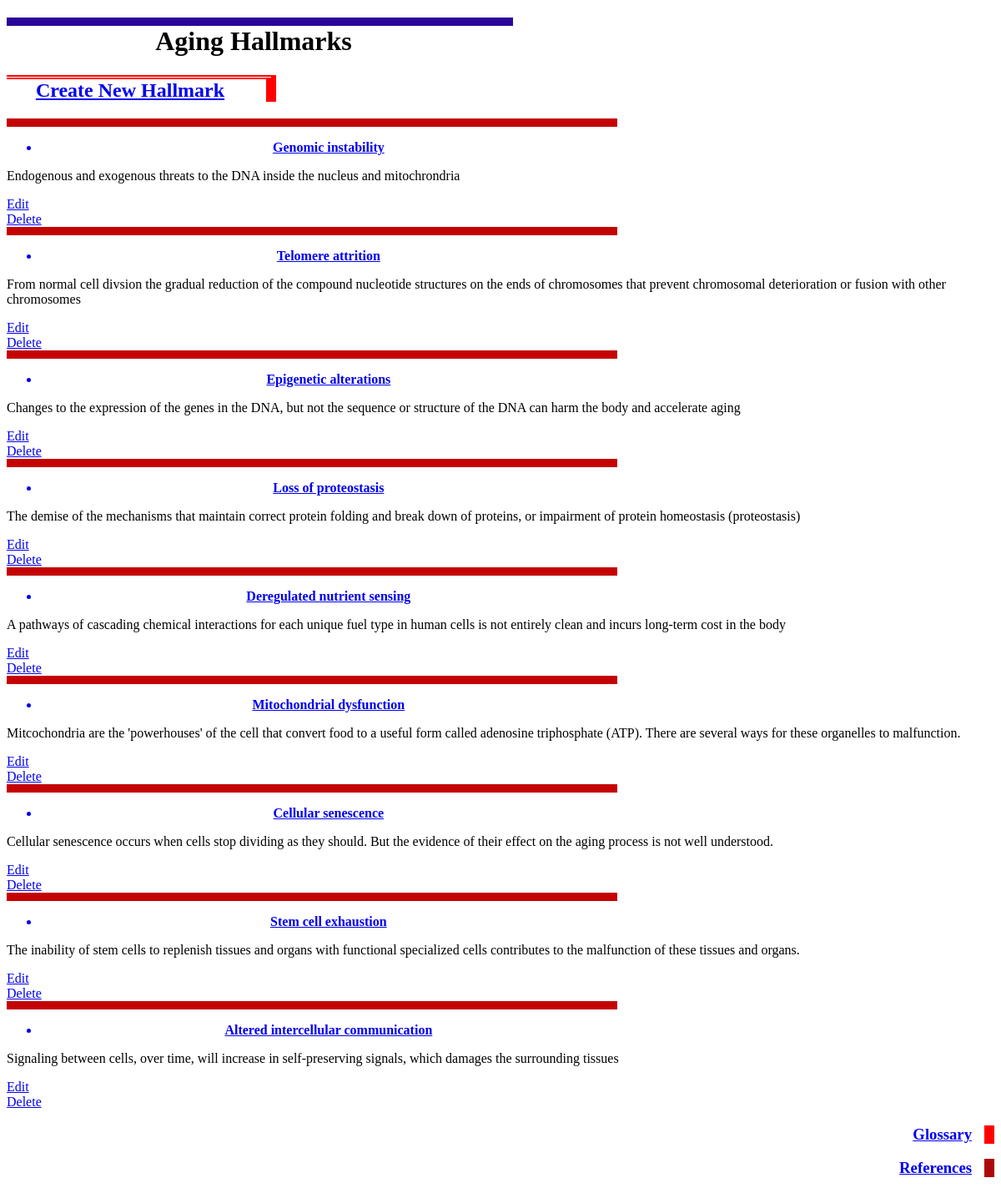
The app's page /aging_hallmarks with its own data.
### db_setup.py (models this page shows, shortened)
class AgingHallmark(Base):
    __tablename__ = 'aging_hallmark'
    id = Column(Integer, primary_key=True)
    name = Column(String(300), nullable=False)
    summary = Column(String(300))
    treatment = Column(String(300))

### app.py (the view)
@app.route('/')
@app.route('/aging_hallmarks')
def agingHallmarks():
    aging_hallmarks = session.query(AgingHallmark).all()
    return render_template('agingHallmarks.html',
                                aging_hallmarks = aging_hallmarks)

### templates/agingHallmarks.html (shortened to what this page needs)
<!DOCTYPE html>
<html>
<head>
    <link rel=stylesheet type=text/css href="{{ url_for('static', filename='styles.css') }}">
</head>
<body>
<h1 style = "border-top: 10px solid rgb(43, 4, 153); width:50%; padding-right: 15px;
text-align:center;"> Aging Hallmarks </h1>
    <h2 style = "color:rgb(43, 4, 153); text-align:center; border-right: 12px solid red;
    border-top: 5px double red; width: 25%; padding-right: 15px;">
    <a href="{{url_for('newHallmark')}}">Create New Hallmark</a>
    </h2>
{% for hallmark in aging_hallmarks %}
 <nav style = "text-align:center; width: 61.8%; border-top: 10px solid rgb(196, 4, 4);">
        <ul><b><a href="{{url_for('details', hallmark_id = hallmark.id)}}"><li>{{hallmark.name}}</li></a></b></ul>
</nav>
<article>
<p>{{hallmark.summary}}</p>
<a href="{{url_for('editHallmark', hallmark_id = hallmark.id)}}">Edit</a>
<a href="{{url_for('deleteHallmark', hallmark_id = hallmark.id)}}">Delete</a>
</article>
{% endfor %}
<footer>
<h3 style="color:rgb(43, 4, 153); border-right: 12px solid red; padding-right: 15px; text-align:right;">
        <a href="{{url_for('glossary')}}">Glossary</a>
</h3>
<h3 style = "border-right: 12px solid rgb(172, 10, 10); padding-right: 15px; text-align:right;"><a href = "{{url_for('references')}}">References</a></h3>
</footer>
</body>
</html>

### records on screen
AgingHallmark: name "Genomic instability", summary "Endogenous and exogenous threats to the DNA inside the nucleus and mitochrondria"
AgingHallmark: name "Telomere attrition", summary "From normal cell divsion the gradual reduction of the compound nucleotide structures on the ends of chromosomes that prevent chromosomal deterioration or fusion with other chromosomes"
AgingHallmark: name "Epigenetic alterations", summary "Changes to the expression of the genes in the DNA, but not the sequence or structure of the DNA can harm the body and accelerate aging"
AgingHallmark: name "Loss of proteostasis", summary "The demise of the mechanisms that maintain correct protein folding and break down of proteins, or impairment of protein homeostasis (proteostasis)"
AgingHallmark: name "Deregulated nutrient sensing", summary "A pathways of cascading chemical interactions for each unique fuel type in human cells is not entirely clean and incurs long-term cost in the body"
AgingHallmark: name "Mitochondrial dysfunction", summary "Mitcochondria are the 'powerhouses' of the cell that convert food to a useful form called adenosine triphosphate (ATP). There are several ways for these organelles to malfunction."
AgingHallmark: name "Cellular senescence", summary "Cellular senescence occurs when cells stop dividing as they should. But the evidence of their effect on the aging process is not well understood."
AgingHallmark: name "Stem cell exhaustion", summary "The inability of stem cells to replenish tissues and organs with functional specialized cells contributes to the malfunction of these tissues and organs."
AgingHallmark: name "Altered intercellular communication", summary "Signaling between cells, over time, will increase in self-preserving signals, which damages the surrounding tissues"
